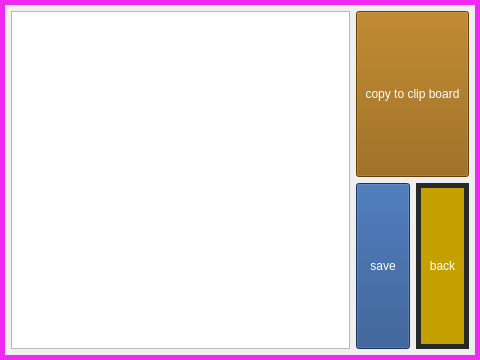
<?xml version="1.0" encoding="UTF-8"?>
<ui version="4.0">
    <class>FormatDialog</class>
    <widget class="QDialog" name="FormatDialog">
        <property name="geometry">
            <rect>
                <x>0</x>
                <y>0</y>
                <width>480</width>
                <height>360</height>
            </rect>
        </property>
        <property name="windowTitle">
            <string>Dialog</string>
        </property>
        <property name="styleSheet">
            <string notr="true">QDialog{
                border-color: rgb(239, 41, 241);
                border-width: 5px;
                border-style: solid;
                }
            </string>
        </property>
        <layout class="QHBoxLayout" name="horizontalLayout" stretch="3,1">
            <item>
                <widget class="QTextEdit" name="info_edit">
                    <property name="sizePolicy">
                        <sizepolicy hsizetype="Preferred" vsizetype="Preferred">
                            <horstretch>0</horstretch>
                            <verstretch>0</verstretch>
                        </sizepolicy>
                    </property>
                    <property name="inputMethodHints">
                        <set>Qt::ImhNone</set>
                    </property>
                    <property name="readOnly">
                        <bool>true</bool>
                    </property>
                </widget>
            </item>
            <item>
                <layout class="QGridLayout" name="gridLayout">
                    <item row="0" column="0" colspan="2">
                        <widget class="QToolButton" name="copy_btn">
                            <property name="sizePolicy">
                                <sizepolicy hsizetype="Preferred" vsizetype="Preferred">
                                    <horstretch>0</horstretch>
                                    <verstretch>0</verstretch>
                                </sizepolicy>
                            </property>
                            <property name="styleSheet">
                                <string notr="true">background-color: rgb(143, 89, 2);
                                    color: rgb(255, 255, 255);
                                </string>
                            </property>
                            <property name="text">
                                <string>copy to clip board</string>
                            </property>
                        </widget>
                    </item>
                    <item row="1" column="0">
                        <widget class="QToolButton" name="save_btn">
                            <property name="sizePolicy">
                                <sizepolicy hsizetype="Preferred" vsizetype="Preferred">
                                    <horstretch>0</horstretch>
                                    <verstretch>0</verstretch>
                                </sizepolicy>
                            </property>
                            <property name="styleSheet">
                                <string notr="true">background-color: rgb(32, 74, 135);
                                    color: rgb(255, 255, 255);
                                </string>
                            </property>
                            <property name="text">
                                <string>save</string>
                            </property>
                        </widget>
                    </item>
                    <item row="1" column="1">
                        <widget class="QToolButton" name="back_btn">
                            <property name="sizePolicy">
                                <sizepolicy hsizetype="Preferred" vsizetype="Preferred">
                                    <horstretch>0</horstretch>
                                    <verstretch>0</verstretch>
                                </sizepolicy>
                            </property>
                            <property name="styleSheet">
                                <string notr="true">background-color: rgb(196, 160, 0);
                                    color: rgb(255, 255, 255);
                                    border-color: rgb(39, 41, 41);
                                    border-width: 5px;
                                    border-style: solid;
                                </string>
                            </property>
                            <property name="text">
                                <string>back</string>
                            </property>
                        </widget>
                    </item>
                </layout>
            </item>
        </layout>
    </widget>
    <resources/>
    <connections/>
</ui>
